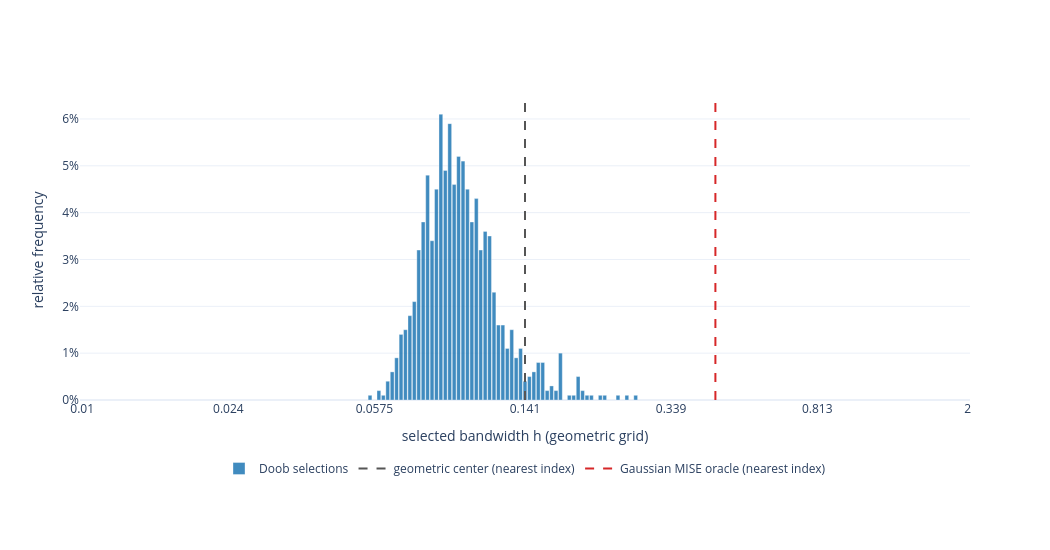
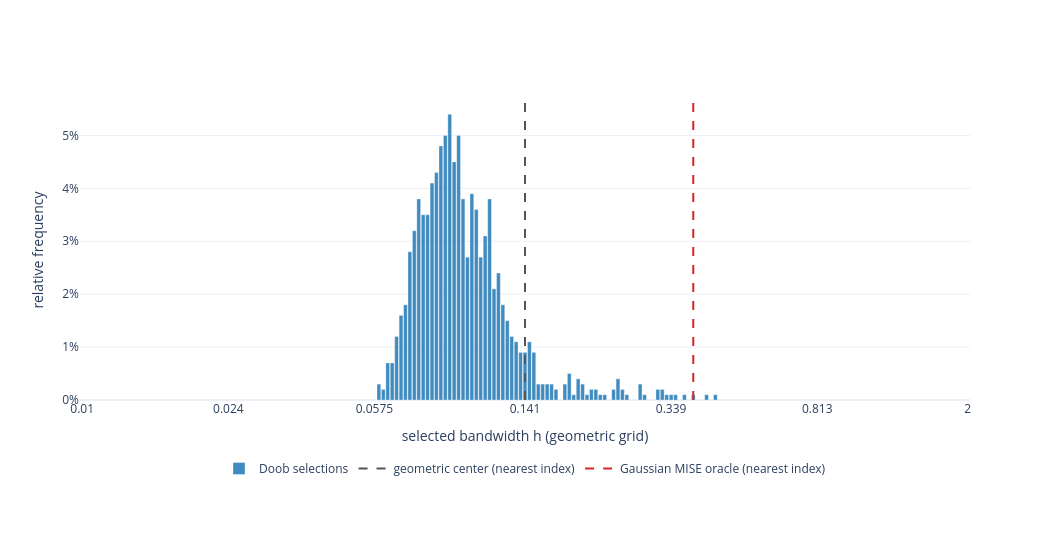
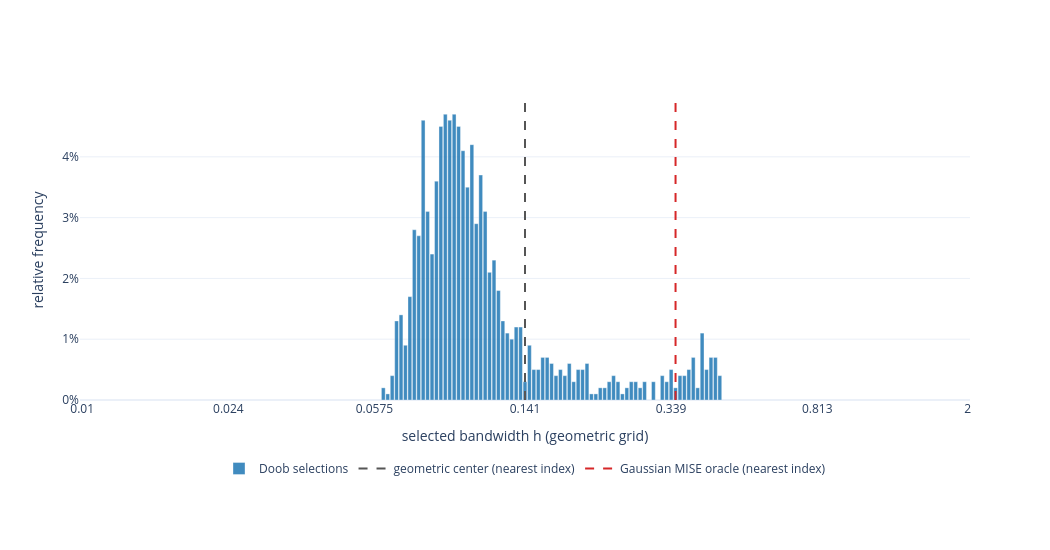
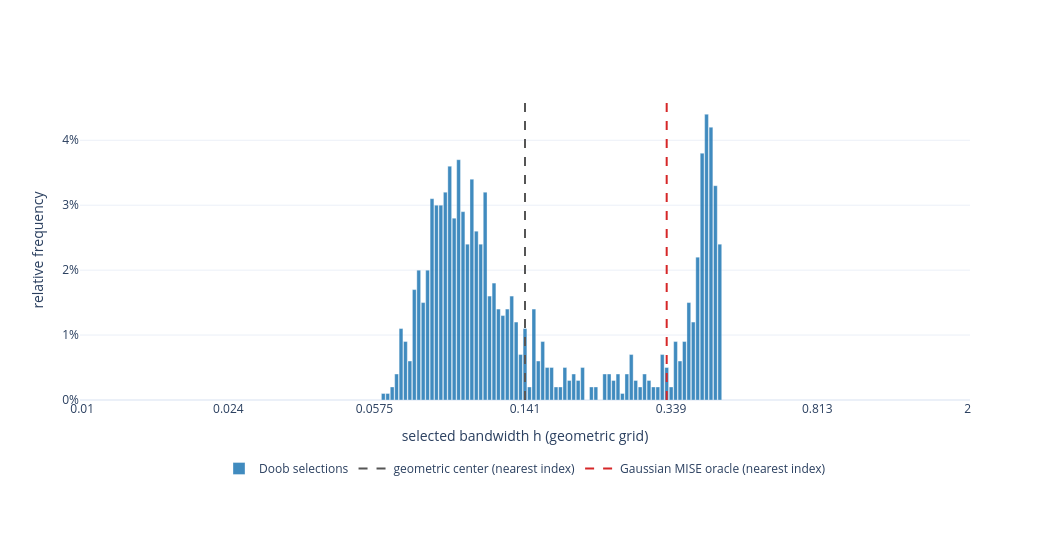

Notebook code for these charts, in order:
### Code cell
beta2_n_selected_overlay_values = [100, 500, 1000]

beta2_n_available_values = {
    int(value) for value in beta2_n_sweep_values
}
beta2_n_selected_overlay_values = [
    int(value) for value in beta2_n_selected_overlay_values
]
beta2_n_invalid_selected_values = sorted(                                                           ### PLOTTING
    set(beta2_n_selected_overlay_values)                                                            ### PLOTTING
    - beta2_n_available_values                                                                      ### PLOTTING
)                                                                                                   ### PLOTTING
if beta2_n_invalid_selected_values:
    raise ValueError(
        "Selected overlay sample sizes are unavailable: "
        f"{beta2_n_invalid_selected_values}. Choose from "
        f"{sorted(beta2_n_available_values)}."
    )
if not beta2_n_selected_overlay_values:
    raise ValueError(
        "beta2_n_selected_overlay_values must not be empty."
    )

beta2_n_individual_figures = {}

for current_n in beta2_n_sweep_values:
    current_n = int(current_n)
    result = beta2_n_sweep_results[current_n]
    current_figure = plot_bandwidth_distributions(                                                  ### PLOTTING
        h_grid=beta2_n_sweep_h_grid,                                                                ### PLOTTING
        distributions={                                                                             ### PLOTTING
            "spectral selections": result["counts"],                                                ### PLOTTING
            "ISE-optimal grid bandwidths": result["ise_counts"],                                    ### PLOTTING
            "Q-hat minimizers": result["qhat_counts"],                                              ### PLOTTING
        },                                                                                          ### PLOTTING
        reference_lines=[(                                                                          ### PLOTTING
            (                                                                                       ### PLOTTING
                "Gaussian MISE optimum: "                                                           ### PLOTTING
                f"h={result['oracle_bandwidth']:.4g}"                                               ### PLOTTING
            ),                                                                                      ### PLOTTING
            result["oracle_index"],                                                                 ### PLOTTING
            "#1f77b4",                                                                              ### PLOTTING
        )],                                                                                         ### PLOTTING
        colors={                                                                                    ### PLOTTING
            "spectral selections": "#C65D00",                                                       ### PLOTTING
            "ISE-optimal grid bandwidths": "#9467BD",                                               ### PLOTTING
            "Q-hat minimizers": "#66C2A5",                                                          ### PLOTTING
        },                                                                                          ### PLOTTING
        opacity=0.70,                                                                               ### PLOTTING
    )                                                                                               ### PLOTTING
    for trace in current_figure.data:
        if trace.name == "Q-hat minimizers":
            trace.opacity = 0.55
    beta2_n_individual_figures[current_n] = current_figure
    if current_n in {300, 400, 500, 1000}:                                                          ### PLOTTING
        save_thesis_plotly_figure(                                                                  ### PLOTTING
            current_figure,                                                                         ### PLOTTING
            f"distribution_of_chosen_bandwidths_n{current_n}.pdf",                                  ### PLOTTING
        )                                                                                           ### PLOTTING
    current_figure.show()                                                                           ### PLOTTING

beta2_n_overlay = plot_bandwidth_distributions(                                                     ### PLOTTING
    h_grid=beta2_n_sweep_h_grid,                                                                    ### PLOTTING
    distributions={                                                                                 ### PLOTTING
        f"n={int(current_n)}": beta2_n_sweep_results[                                               ### PLOTTING
            int(current_n)                                                                          ### PLOTTING
        ]["counts"]                                                                                 ### PLOTTING
        for current_n in beta2_n_sweep_values                                                       ### PLOTTING
    },                                                                                              ### PLOTTING
    opacity=0.24,                                                                                   ### PLOTTING
    width=1100,                                                                                     ### PLOTTING
    height=650,                                                                                     ### PLOTTING
    legend_title="sample size",                                                                     ### PLOTTING
)                                                                                                   ### PLOTTING
beta2_n_overlay.show()                                                                              ### PLOTTING

beta2_n_selected_overlay = plot_bandwidth_distributions(                                            ### PLOTTING
    h_grid=beta2_n_sweep_h_grid,                                                                    ### PLOTTING
    distributions={                                                                                 ### PLOTTING
        f"n={current_n}": beta2_n_sweep_results[current_n][                                         ### PLOTTING
            "counts"                                                                                ### PLOTTING
        ]                                                                                           ### PLOTTING
        for current_n in beta2_n_selected_overlay_values                                            ### PLOTTING
    },                                                                                              ### PLOTTING
    opacity=0.32,                                                                                   ### PLOTTING
    width=1100,                                                                                     ### PLOTTING
    height=650,                                                                                     ### PLOTTING
    legend_title="sample size",                                                                     ### PLOTTING
)                                                                                                   ### PLOTTING
beta2_n_selected_overlay.show()                                                                     ### PLOTTING

### Figure 1 — Plotly figure (JSON) as saved in the notebook; plotly's stock layout.template omitted (floating-point values rounded to 4 significant figures)
{"data": [{"customdata": [0.05595, 0.059, 0.06058, 0.06221, 0.06388, 0.06559, 0.06736, 0.06916, 0.07102, 0.07293, 0.07488, 0.07689, 0.07896, 0.08108, 0.08326, 0.08549, 0.08779, 0.09014, 0.09256, 0.09505, 0.0976, 0.1002, 0.1029, 0.1057, 0.1085, 0.1114, 0.1144, 0.1175, 0.1206, 0.1239, 0.1272, 0.1306, 0.1341, 0.1377, 0.1414, 0.1452, 0.1491, 0.1531, 0.1572, 0.1615, 0.1658, 0.1702, 0.1748, 0.1843, 0.1893, 0.1943, 0.1996, 0.2049, 0.2104, 0.2219, 0.2278, 0.2467, 0.2601, 0.2742], "hovertemplate": "n=100<br>grid index=%{x}<br>h=%{customdata:.6g}<br>relative frequency=%{y:.1%}<extra></extra>", "marker": {"color": "#1f77b4", "line": {"color": "white", "width": 0.35}}, "name": "Doob selections", "opacity": 0.85, "type": "bar", "width": 0.85, "x": [65, 67, 68, 69, 70, 71, 72, 73, 74, 75, 76, 77, 78, 79, 80, 81, 82, 83, 84, 85, 86, 87, 88, 89, 90, 91, 92, 93, 94, 95, 96, 97, 98, 99, 100, 101, 102, 103, 104, 105, 106, 107, 108, 110, 111, 112, 113, 114, 115, 117, 118, 121, 123, 125], "y": [0.001, 0.002, 0.001, 0.004, 0.006, 0.009, 0.014, 0.015, 0.018, 0.021, 0.032, 0.038, 0.048, 0.034, 0.045, 0.061, 0.049, 0.059, 0.046, 0.052, 0.051, 0.045, 0.038, 0.043, 0.032, 0.036, 0.035, 0.023, 0.016, 0.016, 0.011, 0.015, 0.009, 0.011, 0.004, 0.005, 0.006, 0.008, 0.008, 0.002, 0.003, 0.002, 0.01, 0.001, 0.001, 0.005, 0.002, 0.001, 0.001, 0.001, 0.001, 0.001, 0.001, 0.001]}, {"hoverinfo": "skip", "line": {"color": "#555555", "dash": "dash", "width": 2}, "mode": "lines", "name": "geometric center (nearest index)", "type": "scatter", "x": [100, 100], "y": [0, 0.06405]}, {"hoverinfo": "skip", "line": {"color": "#d62728", "dash": "dash", "width": 2}, "mode": "lines", "name": "Gaussian MISE oracle (nearest index)", "type": "scatter", "x": [143, 143], "y": [0, 0.06405]}], "layout": {"height": 550, "legend": {"orientation": "h", "x": 0.5, "xanchor": "center", "y": -0.18, "yanchor": "top"}, "margin": {"b": 150, "t": 100}, "width": 1050, "xaxis": {"range": [-0.5, 200.5], "tickmode": "array", "ticktext": ["0.01", "0.024", "0.0575", "0.141", "0.339", "0.813", "2"], "tickvals": [0, 33, 66, 100, 133, 166, 200], "title": {"text": "selected bandwidth h (geometric grid)"}}, "yaxis": {"range": [0, 0.06405], "tickformat": ".0%", "title": {"text": "relative frequency"}}}}

### Figure 2 — Plotly figure (JSON) as saved in the notebook; plotly's stock layout.template omitted (floating-point values rounded to 4 significant figures)
{"data": [{"customdata": [0.059, 0.06058, 0.06221, 0.06388, 0.06559, 0.06736, 0.06916, 0.07102, 0.07293, 0.07488, 0.07689, 0.07896, 0.08108, 0.08326, 0.08549, 0.08779, 0.09014, 0.09256, 0.09505, 0.0976, 0.1002, 0.1029, 0.1057, 0.1085, 0.1114, 0.1144, 0.1175, 0.1206, 0.1239, 0.1272, 0.1306, 0.1341, 0.1377, 0.1414, 0.1452, 0.1491, 0.1531, 0.1572, 0.1615, 0.1658, 0.1702, 0.1795, 0.1843, 0.1893, 0.1943, 0.1996, 0.2049, 0.2104, 0.2161, 0.2219, 0.2278, 0.2402, 0.2467, 0.2533, 0.2601, 0.2816, 0.2892, 0.3131, 0.3215, 0.3301, 0.339, 0.3481, 0.367, 0.387, 0.419, 0.4418], "hovertemplate": "n=200<br>grid index=%{x}<br>h=%{customdata:.6g}<br>relative frequency=%{y:.1%}<extra></extra>", "marker": {"color": "#1f77b4", "line": {"color": "white", "width": 0.35}}, "name": "Doob selections", "opacity": 0.85, "type": "bar", "width": 0.85, "x": [67, 68, 69, 70, 71, 72, 73, 74, 75, 76, 77, 78, 79, 80, 81, 82, 83, 84, 85, 86, 87, 88, 89, 90, 91, 92, 93, 94, 95, 96, 97, 98, 99, 100, 101, 102, 103, 104, 105, 106, 107, 109, 110, 111, 112, 113, 114, 115, 116, 117, 118, 120, 121, 122, 123, 126, 127, 130, 131, 132, 133, 134, 136, 138, 141, 143], "y": [0.003, 0.002, 0.007, 0.007, 0.012, 0.016, 0.018, 0.028, 0.032, 0.038, 0.035, 0.035, 0.041, 0.043, 0.048, 0.05, 0.054, 0.045, 0.05, 0.038, 0.027, 0.039, 0.036, 0.027, 0.031, 0.038, 0.021, 0.024, 0.018, 0.015, 0.012, 0.011, 0.009, 0.009, 0.011, 0.009, 0.003, 0.003, 0.003, 0.003, 0.002, 0.003, 0.005, 0.001, 0.004, 0.003, 0.001, 0.002, 0.002, 0.001, 0.001, 0.002, 0.004, 0.002, 0.001, 0.003, 0.001, 0.002, 0.002, 0.001, 0.001, 0.001, 0.001, 0.001, 0.001, 0.001]}, {"hoverinfo": "skip", "line": {"color": "#555555", "dash": "dash", "width": 2}, "mode": "lines", "name": "geometric center (nearest index)", "type": "scatter", "x": [100, 100], "y": [0, 0.0567]}, {"hoverinfo": "skip", "line": {"color": "#d62728", "dash": "dash", "width": 2}, "mode": "lines", "name": "Gaussian MISE oracle (nearest index)", "type": "scatter", "x": [138, 138], "y": [0, 0.0567]}], "layout": {"height": 550, "legend": {"orientation": "h", "x": 0.5, "xanchor": "center", "y": -0.18, "yanchor": "top"}, "margin": {"b": 150, "t": 100}, "width": 1050, "xaxis": {"range": [-0.5, 200.5], "tickmode": "array", "ticktext": ["0.01", "0.024", "0.0575", "0.141", "0.339", "0.813", "2"], "tickvals": [0, 33, 66, 100, 133, 166, 200], "title": {"text": "selected bandwidth h (geometric grid)"}}, "yaxis": {"range": [0, 0.0567], "tickformat": ".0%", "title": {"text": "relative frequency"}}}}

### Figure 3 — Plotly figure (JSON) as saved in the notebook; plotly's stock layout.template omitted (floating-point values rounded to 4 significant figures)
{"data": [{"customdata": [0.06058, 0.06221, 0.06388, 0.06559, 0.06736, 0.06916, 0.07102, 0.07293, 0.07488, 0.07689, 0.07896, 0.08108, 0.08326, 0.08549, 0.08779, 0.09014, 0.09256, 0.09505, 0.0976, 0.1002, 0.1029, 0.1057, 0.1085, 0.1114, 0.1144, 0.1175, 0.1206, 0.1239, 0.1272, 0.1306, 0.1341, 0.1377, 0.1414, 0.1452, 0.1491, 0.1531, 0.1572, 0.1615, 0.1658, 0.1702, 0.1748, 0.1795, 0.1843, 0.1893, 0.1943, 0.1996, 0.2049, 0.2104, 0.2161, 0.2219, 0.2278, 0.2339, 0.2402, 0.2467, 0.2533, 0.2601, 0.2671, 0.2742, 0.2816, 0.2892, 0.3049, 0.3215, 0.3301, 0.339, 0.3481, 0.3574, 0.367, 0.3769, 0.387, 0.3974, 0.4081, 0.419, 0.4303, 0.4418, 0.4537], "hovertemplate": "n=300<br>grid index=%{x}<br>h=%{customdata:.6g}<br>relative frequency=%{y:.1%}<extra></extra>", "marker": {"color": "#1f77b4", "line": {"color": "white", "width": 0.35}}, "name": "Doob selections", "opacity": 0.85, "type": "bar", "width": 0.85, "x": [68, 69, 70, 71, 72, 73, 74, 75, 76, 77, 78, 79, 80, 81, 82, 83, 84, 85, 86, 87, 88, 89, 90, 91, 92, 93, 94, 95, 96, 97, 98, 99, 100, 101, 102, 103, 104, 105, 106, 107, 108, 109, 110, 111, 112, 113, 114, 115, 116, 117, 118, 119, 120, 121, 122, 123, 124, 125, 126, 127, 129, 131, 132, 133, 134, 135, 136, 137, 138, 139, 140, 141, 142, 143, 144], "y": [0.002, 0.001, 0.004, 0.013, 0.014, 0.009, 0.017, 0.028, 0.027, 0.046, 0.031, 0.024, 0.036, 0.045, 0.047, 0.046, 0.047, 0.045, 0.041, 0.035, 0.042, 0.029, 0.037, 0.031, 0.021, 0.023, 0.018, 0.013, 0.011, 0.01, 0.012, 0.012, 0.003, 0.009, 0.005, 0.005, 0.007, 0.007, 0.006, 0.004, 0.005, 0.004, 0.006, 0.003, 0.005, 0.005, 0.006, 0.001, 0.001, 0.002, 0.002, 0.003, 0.004, 0.003, 0.001, 0.002, 0.003, 0.003, 0.002, 0.003, 0.003, 0.004, 0.003, 0.005, 0.002, 0.004, 0.004, 0.005, 0.007, 0.002, 0.011, 0.005, 0.007, 0.007, 0.004]}, {"hoverinfo": "skip", "line": {"color": "#555555", "dash": "dash", "width": 2}, "mode": "lines", "name": "geometric center (nearest index)", "type": "scatter", "x": [100, 100], "y": [0, 0.04935]}, {"hoverinfo": "skip", "line": {"color": "#d62728", "dash": "dash", "width": 2}, "mode": "lines", "name": "Gaussian MISE oracle (nearest index)", "type": "scatter", "x": [134, 134], "y": [0, 0.04935]}], "layout": {"height": 550, "legend": {"orientation": "h", "x": 0.5, "xanchor": "center", "y": -0.18, "yanchor": "top"}, "margin": {"b": 150, "t": 100}, "width": 1050, "xaxis": {"range": [-0.5, 200.5], "tickmode": "array", "ticktext": ["0.01", "0.024", "0.0575", "0.141", "0.339", "0.813", "2"], "tickvals": [0, 33, 66, 100, 133, 166, 200], "title": {"text": "selected bandwidth h (geometric grid)"}}, "yaxis": {"range": [0, 0.04935], "tickformat": ".0%", "title": {"text": "relative frequency"}}}}

### Figure 4 — Plotly figure (JSON) as saved in the notebook; plotly's stock layout.template omitted (floating-point values rounded to 4 significant figures)
{"data": [{"customdata": [0.06058, 0.06221, 0.06388, 0.06559, 0.06736, 0.06916, 0.07102, 0.07293, 0.07488, 0.07689, 0.07896, 0.08108, 0.08326, 0.08549, 0.08779, 0.09014, 0.09256, 0.09505, 0.0976, 0.1002, 0.1029, 0.1057, 0.1085, 0.1114, 0.1144, 0.1175, 0.1206, 0.1239, 0.1272, 0.1306, 0.1341, 0.1377, 0.1414, 0.1452, 0.1491, 0.1531, 0.1572, 0.1615, 0.1658, 0.1702, 0.1748, 0.1795, 0.1843, 0.1893, 0.1943, 0.1996, 0.2104, 0.2161, 0.2278, 0.2339, 0.2402, 0.2467, 0.2533, 0.2601, 0.2671, 0.2742, 0.2816, 0.2892, 0.2969, 0.3049, 0.3131, 0.3215, 0.3301, 0.339, 0.3481, 0.3574, 0.367, 0.3769, 0.387, 0.3974, 0.4081, 0.419, 0.4303, 0.4418, 0.4537], "hovertemplate": "n=400<br>grid index=%{x}<br>h=%{customdata:.6g}<br>relative frequency=%{y:.1%}<extra></extra>", "marker": {"color": "#1f77b4", "line": {"color": "white", "width": 0.35}}, "name": "Doob selections", "opacity": 0.85, "type": "bar", "width": 0.85, "x": [68, 69, 70, 71, 72, 73, 74, 75, 76, 77, 78, 79, 80, 81, 82, 83, 84, 85, 86, 87, 88, 89, 90, 91, 92, 93, 94, 95, 96, 97, 98, 99, 100, 101, 102, 103, 104, 105, 106, 107, 108, 109, 110, 111, 112, 113, 115, 116, 118, 119, 120, 121, 122, 123, 124, 125, 126, 127, 128, 129, 130, 131, 132, 133, 134, 135, 136, 137, 138, 139, 140, 141, 142, 143, 144], "y": [0.001, 0.001, 0.002, 0.004, 0.011, 0.009, 0.006, 0.017, 0.02, 0.015, 0.02, 0.031, 0.03, 0.03, 0.032, 0.036, 0.028, 0.037, 0.029, 0.024, 0.034, 0.026, 0.024, 0.032, 0.016, 0.018, 0.014, 0.013, 0.014, 0.016, 0.012, 0.007, 0.011, 0.002, 0.014, 0.006, 0.009, 0.005, 0.005, 0.002, 0.002, 0.005, 0.003, 0.004, 0.003, 0.005, 0.002, 0.002, 0.004, 0.004, 0.003, 0.004, 0.001, 0.004, 0.007, 0.003, 0.002, 0.004, 0.003, 0.002, 0.002, 0.007, 0.005, 0.002, 0.009, 0.006, 0.009, 0.015, 0.012, 0.022, 0.038, 0.044, 0.042, 0.033, 0.024]}, {"hoverinfo": "skip", "line": {"color": "#555555", "dash": "dash", "width": 2}, "mode": "lines", "name": "geometric center (nearest index)", "type": "scatter", "x": [100, 100], "y": [0, 0.0462]}, {"hoverinfo": "skip", "line": {"color": "#d62728", "dash": "dash", "width": 2}, "mode": "lines", "name": "Gaussian MISE oracle (nearest index)", "type": "scatter", "x": [132, 132], "y": [0, 0.0462]}], "layout": {"height": 550, "legend": {"orientation": "h", "x": 0.5, "xanchor": "center", "y": -0.18, "yanchor": "top"}, "margin": {"b": 150, "t": 100}, "width": 1050, "xaxis": {"range": [-0.5, 200.5], "tickmode": "array", "ticktext": ["0.01", "0.024", "0.0575", "0.141", "0.339", "0.813", "2"], "tickvals": [0, 33, 66, 100, 133, 166, 200], "title": {"text": "selected bandwidth h (geometric grid)"}}, "yaxis": {"range": [0, 0.0462], "tickformat": ".0%", "title": {"text": "relative frequency"}}}}
